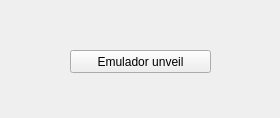
<?xml version="1.0" encoding="UTF-8"?>
<ui version="4.0">
 <class>EmuladorUnveil</class>
 <widget class="QWidget" name="EmuladorUnveil">
  <property name="geometry">
   <rect>
    <x>0</x>
    <y>0</y>
    <width>280</width>
    <height>118</height>
   </rect>
  </property>
  <property name="windowTitle">
   <string>Form</string>
  </property>
  <widget class="QPushButton" name="pushButton">
   <property name="geometry">
    <rect>
     <x>70</x>
     <y>50</y>
     <width>141</width>
     <height>23</height>
    </rect>
   </property>
   <property name="text">
    <string>Emulador unveil</string>
   </property>
  </widget>
 </widget>
 <resources/>
 <connections/>
</ui>
